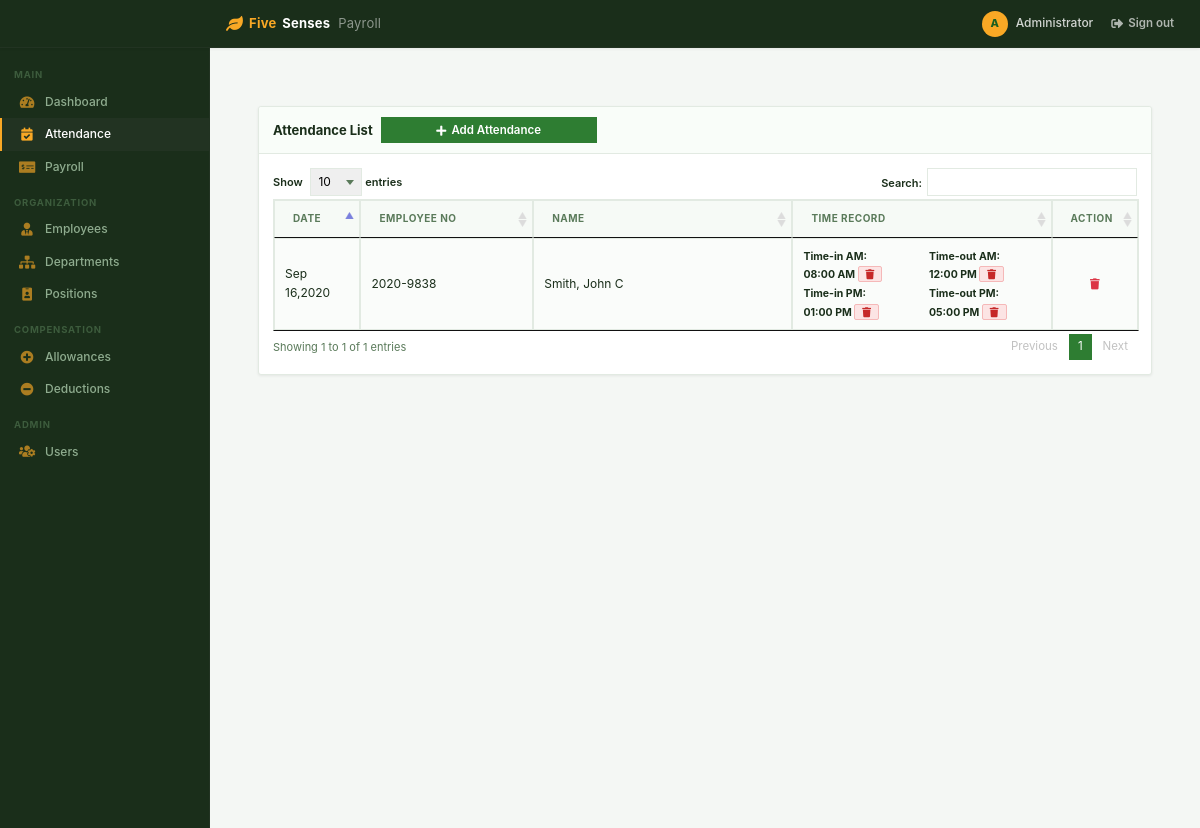
The page /index.php?page=attendance (signed in) on the database its author committed.
### tables this page shows
CREATE TABLE `attendance` (
  `id` int(11) NOT NULL,
  `employee_id` int(20) NOT NULL,
  `log_type` tinyint(1) NOT NULL COMMENT '1 = AM IN,2 = AM out, 3= PM IN, 4= PM out\r\n',
  `datetime_log` datetime NOT NULL DEFAULT current_timestamp(),
  `date_updated` datetime NOT NULL DEFAULT current_timestamp() ON UPDATE current_timestamp()
);

### attendance.php (the view, shortened to what this page needs)
<?php include('db_connect.php') ?>
<div class="container-fluid">
    <div class="col-lg-12">
        <br />
        <br />
        <div class="card">
            <div class="card-header">
                <span><b>Attendance List</b></span>
                <button class="btn btn-primary btn-sm btn-block col-md-3 float-right" type="button" id="new_attendance_btn">
                    <span class="fa fa-plus"></span> Add Attendance
                </button>
            </div>
            <div class="card-body">
                <table id="table" class="table table-bordered table-striped">
                    <colgroup>
                        <col width="10%">
                        <col width="20%">
                        <col width="30%">
                        <col width="30%">
                        <col width="10%">
                    </colgroup>
                    <thead>
                        <tr>
                            <th>Date</th>
                            <th>Employee No</th>
                            <th>Name</th>
                            <th>Time Record</th>
                            <th>Action</th>
                        </tr>
                    </thead>
                    <tbody>
                        <?php
                        $attendance = [];
                        $att = $conn->query("SELECT a.*, e.employee_no,
                            CONCAT(e.lastname, ', ', e.firstname, ' ', e.middlename) AS ename
                            FROM attendance a
                            INNER JOIN employee e ON a.employee_id = e.id
                            ORDER BY UNIX_TIMESTAMP(datetime_log) ASC")
                            or die(mysqli_error($conn));
                        $lt_arr = array(1 => " Time-in AM", 2 => "Time-out AM", 3 => " Time-in PM", 4 => "Time-out PM");
                        while ($row = $att->fetch_array()) {
                            $date = date("Y-m-d", strtotime($row['datetime_log']));
                            $key = $row['employee_id'] . "_" . $date;
                            if (!isset($attendance[$key])) {
                                $attendance[$key] = [
                                    'details' => [
                                        "eid" => $row['employee_id'],
                                        "name" => $row['ename'],
                                        "eno" => $row['employee_no'],
                                        "date" => $date
                                    ],
                                    'log' => []
                                ];
                            }
                            $attendance[$key]['log'][$row['log_type']] = [
                                'id' => $row['id'],
                                "date" => $row['datetime_log']
                            ];
                        }
                        if (!empty($attendance)) {
                            foreach ($attendance as $key => $value) {
                        ?>
                                <tr>
                                    <td><?php echo date("M d,Y", strtotime($value['details']['date'])) ?></td>
                                    <td><?php echo $value['details']['eno'] ?></td>
                                    <td><?php echo $value['details']['name'] ?></td>
                                    <td>
                                        <div class="row">
                                            <?php foreach ($value['log'] as $k => $v) : ?>
                                                <div class="col-sm-6">
                                                    <p>
                                                        <small><b><?php echo $lt_arr[$k] . ": <br/>" ?>
                                                                <?php echo date("h:i A", strtotime($v['date'])) ?> </b>
                                                            <span class="badge badge-danger rem_att" data-id="<?php echo $v['id'] ?>">
                                                                <i class="fa fa-trash"></i>
                                                            </span>
                                                        </small>
                                                    </p>
                                                </div>
                                            <?php endforeach; ?>
                                        </div>
                                    </td>
                                    <td>
                                        <center>
                                            <button class="btn btn-sm btn-outline-danger remove_attendance" data-id="<?php echo $key ?>" type="button">
                                                <i class="fa fa-trash"></i>
                                            </button>
                                        </center>
                                    </td>
                                </tr>
                        <?php
                            }
                        } else {
                            echo "<tr><td colspan='5' class='text-center'>No attendance records found.</td></tr>";
                        }
                        ?>
                    </tbody>
                </table>
            </div>
        </div>
    </div>
</div>

### index.php (shortened to what this page needs)
<!DOCTYPE html>
<html lang="en">
<head>
<?php
 include('./header.php');
 ?>
</head>
<body>
	<?php include 'topbar.php' ?>
	<?php include 'navbar.php' ?>
  <main id="view-panel" >
      <?php $page = isset($_GET['page']) ? $_GET['page'] :'home'; ?>
  	<?php include $page.'.php' ?>
  </main>
</body>
</html>

### header.php (shortened to what this page needs)
<link rel="stylesheet" href="assets/font-awesome/css/all.min.css">
<link href="assets/vendor/bootstrap/css/bootstrap.min.css" rel="stylesheet">
<link href="assets/DataTables/datatables.min.css" rel="stylesheet">
<link href="assets/css/select2.min.css" rel="stylesheet">
<link href="assets/vendor/bootstrap-datepicker/css/bootstrap-datepicker.min.css" rel="stylesheet">
<link href="assets/css/jquery.datetimepicker.min.css" rel="stylesheet">
<link href="assets/css/style.css" rel="stylesheet">

### topbar.php
<nav class="navbar navbar-light fixed-top">
  <div class="topbar-inner">
    <div class="topbar-brand">
      <i class="fa fa-leaf" style="color:var(--yellow);font-size:15px;"></i>
      <span>Five</span>Senses <span style="color:rgba(255,255,255,.5);font-weight:400;margin-left:2px;">Payroll</span>
    </div>
    <div class="topbar-user">
      <div class="topbar-avatar"><?php echo strtoupper(substr($_SESSION['login_name'],0,1)); ?></div>
      <span class="topbar-name"><?php echo htmlspecialchars($_SESSION['login_name']); ?></span>
      <a href="ajax.php?action=logout" class="topbar-logout"><i class="fa fa-sign-out-alt"></i> Sign out</a>
    </div>
  </div>
</nav>

### navbar.php (shortened to what this page needs)
<nav id="sidebar">
  <div class="sidebar-list">
    <div class="sidebar-section">Main</div>
    <a href="index.php?page=home" class="nav-item nav-home">
      <span class="icon-field"><i class="fa fa-tachometer-alt"></i></span> Dashboard
    </a>
    <a href="index.php?page=attendance" class="nav-item nav-attendance">
      <span class="icon-field"><i class="fa fa-calendar-check"></i></span> Attendance
    </a>
    <a href="index.php?page=payroll" class="nav-item nav-payroll">
      <span class="icon-field"><i class="fa fa-money-check-alt"></i></span> Payroll
    </a>
    <div class="sidebar-section">Organization</div>
    <a href="index.php?page=employee" class="nav-item nav-employee">
      <span class="icon-field"><i class="fa fa-user-tie"></i></span> Employees
    </a>
    <a href="index.php?page=department" class="nav-item nav-department">
      <span class="icon-field"><i class="fa fa-sitemap"></i></span> Departments
    </a>
    <a href="index.php?page=position" class="nav-item nav-position">
      <span class="icon-field"><i class="fa fa-id-badge"></i></span> Positions
    </a>
    <div class="sidebar-section">Compensation</div>
    <a href="index.php?page=allowances" class="nav-item nav-allowances">
      <span class="icon-field"><i class="fa fa-plus-circle"></i></span> Allowances
    </a>
    <a href="index.php?page=deductions" class="nav-item nav-deductions">
      <span class="icon-field"><i class="fa fa-minus-circle"></i></span> Deductions
    </a>
    <?php if(isset($_SESSION['login_type']) && $_SESSION['login_type'] == 1): ?>
    <div class="sidebar-section">Admin</div>
    <a href="index.php?page=users" class="nav-item nav-users">
      <span class="icon-field"><i class="fa fa-users-cog"></i></span> Users
    </a>
    <?php endif; ?>
  </div>
</nav>

### attendance.php (style rules this page uses)
td p { margin: unset; }
.rem_att { cursor: pointer; }

### rows shown on the page
attendance: k "Time-in AM", datetime_log "08:00 AM"
attendance: k "Time-out AM", datetime_log "12:00 PM"
attendance: k "Time-in PM", datetime_log "01:00 PM"
attendance: k "Time-out PM", datetime_log "05:00 PM"

### other values the page prints
substr($_SESSION['login_name'],0,1) "A"
$_SESSION['login_name'] "Administrator"
date("M d,Y", strtotime($value['details']['date'])) "Sep 16,2020"
$value['details']['eno'] "2020-9838"
$value['details']['name'] "Smith, John C"
